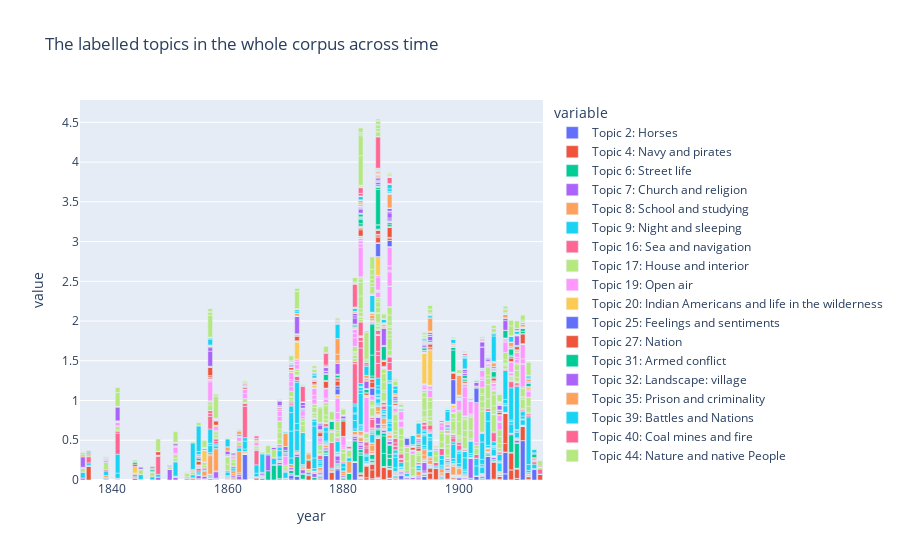

Notebook code for this chart:
### Markdown cell above
### The labelled topics in the whole corpus across time

### Code cell
topics_to_visualize = new_topic_labels


fig = px.bar(
    complete_data_df, 
    x="year", 
    y=topics_to_visualize,
    title="The labelled topics in the whole corpus across time",
    hover_name='book_title',
    hover_data=['authors_sex']
    )
fig.show()

print(csp.plot(fig, filename = "The labelled topics in the whole corpus across time", auto_open=False)) #create a file on plotly chart studio account and a link in this notebook

### Figure 1 — Plotly figure (JSON) as saved in the notebook; plotly's stock layout.template omitted (floating-point values rounded to 4 significant figures; data arrays with more than 128 entries replaced by an {"elided": "..."} marker saying what was removed)
{"data": [{"alignmentgroup": "True", "customdata": {"elided": "266x1 str values"}, "hovertemplate": "<b>%{hovertext}</b><br><br>variable=Topic 2: Horses<br>year=%{x}<br>value=%{y}<br>authors_sex=%{customdata[0]}<extra></extra>", "hovertext": {"elided": "266 str values"}, "legendgroup": "Topic 2: Horses", "marker": {"color": "#636efa", "pattern": {"shape": ""}}, "name": "Topic 2: Horses", "offsetgroup": "Topic 2: Horses", "orientation": "v", "showlegend": true, "textposition": "auto", "type": "bar", "x": {"elided": "266 int values"}, "xaxis": "x", "y": {"elided": "266 float values"}, "yaxis": "y"}, {"alignmentgroup": "True", "customdata": {"elided": "266x1 str values"}, "hovertemplate": "<b>%{hovertext}</b><br><br>variable=Topic 4: Navy and pirates<br>year=%{x}<br>value=%{y}<br>authors_sex=%{customdata[0]}<extra></extra>", "hovertext": {"elided": "266 str values"}, "legendgroup": "Topic 4: Navy and pirates", "marker": {"color": "#EF553B", "pattern": {"shape": ""}}, "name": "Topic 4: Navy and pirates", "offsetgroup": "Topic 4: Navy and pirates", "orientation": "v", "showlegend": true, "textposition": "auto", "type": "bar", "x": {"elided": "266 int values"}, "xaxis": "x", "y": {"elided": "266 float values"}, "yaxis": "y"}, {"alignmentgroup": "True", "customdata": {"elided": "266x1 str values"}, "hovertemplate": "<b>%{hovertext}</b><br><br>variable=Topic 6: Street life<br>year=%{x}<br>value=%{y}<br>authors_sex=%{customdata[0]}<extra></extra>", "hovertext": {"elided": "266 str values"}, "legendgroup": "Topic 6: Street life", "marker": {"color": "#00cc96", "pattern": {"shape": ""}}, "name": "Topic 6: Street life", "offsetgroup": "Topic 6: Street life", "orientation": "v", "showlegend": true, "textposition": "auto", "type": "bar", "x": {"elided": "266 int values"}, "xaxis": "x", "y": {"elided": "266 float values"}, "yaxis": "y"}, {"alignmentgroup": "True", "customdata": {"elided": "266x1 str values"}, "hovertemplate": "<b>%{hovertext}</b><br><br>variable=Topic 7: Church and religion<br>year=%{x}<br>value=%{y}<br>authors_sex=%{customdata[0]}<extra></extra>", "hovertext": {"elided": "266 str values"}, "legendgroup": "Topic 7: Church and religion", "marker": {"color": "#ab63fa", "pattern": {"shape": ""}}, "name": "Topic 7: Church and religion", "offsetgroup": "Topic 7: Church and religion", "orientation": "v", "showlegend": true, "textposition": "auto", "type": "bar", "x": {"elided": "266 int values"}, "xaxis": "x", "y": {"elided": "266 float values"}, "yaxis": "y"}, {"alignmentgroup": "True", "customdata": {"elided": "266x1 str values"}, "hovertemplate": "<b>%{hovertext}</b><br><br>variable=Topic 8: School and studying<br>year=%{x}<br>value=%{y}<br>authors_sex=%{customdata[0]}<extra></extra>", "hovertext": {"elided": "266 str values"}, "legendgroup": "Topic 8: School and studying", "marker": {"color": "#FFA15A", "pattern": {"shape": ""}}, "name": "Topic 8: School and studying", "offsetgroup": "Topic 8: School and studying", "orientation": "v", "showlegend": true, "textposition": "auto", "type": "bar", "x": {"elided": "266 int values"}, "xaxis": "x", "y": {"elided": "266 float values"}, "yaxis": "y"}, {"alignmentgroup": "True", "customdata": {"elided": "266x1 str values"}, "hovertemplate": "<b>%{hovertext}</b><br><br>variable=Topic 9: Night and sleeping<br>year=%{x}<br>value=%{y}<br>authors_sex=%{customdata[0]}<extra></extra>", "hovertext": {"elided": "266 str values"}, "legendgroup": "Topic 9: Night and sleeping", "marker": {"color": "#19d3f3", "pattern": {"shape": ""}}, "name": "Topic 9: Night and sleeping", "offsetgroup": "Topic 9: Night and sleeping", "orientation": "v", "showlegend": true, "textposition": "auto", "type": "bar", "x": {"elided": "266 int values"}, "xaxis": "x", "y": {"elided": "266 float values"}, "yaxis": "y"}, {"alignmentgroup": "True", "customdata": {"elided": "266x1 str values"}, "hovertemplate": "<b>%{hovertext}</b><br><br>variable=Topic 16: Sea and navigation<br>year=%{x}<br>value=%{y}<br>authors_sex=%{customdata[0]}<extra></extra>", "hovertext": {"elided": "266 str values"}, "legendgroup": "Topic 16: Sea and navigation", "marker": {"color": "#FF6692", "pattern": {"shape": ""}}, "name": "Topic 16: Sea and navigation", "offsetgroup": "Topic 16: Sea and navigation", "orientation": "v", "showlegend": true, "textposition": "auto", "type": "bar", "x": {"elided": "266 int values"}, "xaxis": "x", "y": {"elided": "266 float values"}, "yaxis": "y"}, {"alignmentgroup": "True", "customdata": {"elided": "266x1 str values"}, "hovertemplate": "<b>%{hovertext}</b><br><br>variable=Topic 17: House and interior<br>year=%{x}<br>value=%{y}<br>authors_sex=%{customdata[0]}<extra></extra>", "hovertext": {"elided": "266 str values"}, "legendgroup": "Topic 17: House and interior", "marker": {"color": "#B6E880", "pattern": {"shape": ""}}, "name": "Topic 17: House and interior", "offsetgroup": "Topic 17: House and interior", "orientation": "v", "showlegend": true, "textposition": "auto", "type": "bar", "x": {"elided": "266 int values"}, "xaxis": "x", "y": {"elided": "266 float values"}, "yaxis": "y"}, {"alignmentgroup": "True", "customdata": {"elided": "266x1 str values"}, "hovertemplate": "<b>%{hovertext}</b><br><br>variable=Topic 19: Open air<br>year=%{x}<br>value=%{y}<br>authors_sex=%{customdata[0]}<extra></extra>", "hovertext": {"elided": "266 str values"}, "legendgroup": "Topic 19: Open air", "marker": {"color": "#FF97FF", "pattern": {"shape": ""}}, "name": "Topic 19: Open air", "offsetgroup": "Topic 19: Open air", "orientation": "v", "showlegend": true, "textposition": "auto", "type": "bar", "x": {"elided": "266 int values"}, "xaxis": "x", "y": {"elided": "266 float values"}, "yaxis": "y"}, {"alignmentgroup": "True", "customdata": {"elided": "266x1 str values"}, "hovertemplate": "<b>%{hovertext}</b><br><br>variable=Topic 20: Indian Americans and life in the wilderness<br>year=%{x}<br>value=%{y}<br>authors_sex=%{customdata[0]}<extra></extra>", "hovertext": {"elided": "266 str values"}, "legendgroup": "Topic 20: Indian Americans and life in the wilderness", "marker": {"color": "#FECB52", "pattern": {"shape": ""}}, "name": "Topic 20: Indian Americans and life in the wilderness", "offsetgroup": "Topic 20: Indian Americans and life in the wilderness", "orientation": "v", "showlegend": true, "textposition": "auto", "type": "bar", "x": {"elided": "266 int values"}, "xaxis": "x", "y": {"elided": "266 float values"}, "yaxis": "y"}, {"alignmentgroup": "True", "customdata": {"elided": "266x1 str values"}, "hovertemplate": "<b>%{hovertext}</b><br><br>variable=Topic 25: Feelings and sentiments<br>year=%{x}<br>value=%{y}<br>authors_sex=%{customdata[0]}<extra></extra>", "hovertext": {"elided": "266 str values"}, "legendgroup": "Topic 25: Feelings and sentiments", "marker": {"color": "#636efa", "pattern": {"shape": ""}}, "name": "Topic 25: Feelings and sentiments", "offsetgroup": "Topic 25: Feelings and sentiments", "orientation": "v", "showlegend": true, "textposition": "auto", "type": "bar", "x": {"elided": "266 int values"}, "xaxis": "x", "y": {"elided": "266 float values"}, "yaxis": "y"}, {"alignmentgroup": "True", "customdata": {"elided": "266x1 str values"}, "hovertemplate": "<b>%{hovertext}</b><br><br>variable=Topic 27: Nation<br>year=%{x}<br>value=%{y}<br>authors_sex=%{customdata[0]}<extra></extra>", "hovertext": {"elided": "266 str values"}, "legendgroup": "Topic 27: Nation", "marker": {"color": "#EF553B", "pattern": {"shape": ""}}, "name": "Topic 27: Nation", "offsetgroup": "Topic 27: Nation", "orientation": "v", "showlegend": true, "textposition": "auto", "type": "bar", "x": {"elided": "266 int values"}, "xaxis": "x", "y": {"elided": "266 float values"}, "yaxis": "y"}, {"alignmentgroup": "True", "customdata": {"elided": "266x1 str values"}, "hovertemplate": "<b>%{hovertext}</b><br><br>variable=Topic 31: Armed conflict<br>year=%{x}<br>value=%{y}<br>authors_sex=%{customdata[0]}<extra></extra>", "hovertext": {"elided": "266 str values"}, "legendgroup": "Topic 31: Armed conflict", "marker": {"color": "#00cc96", "pattern": {"shape": ""}}, "name": "Topic 31: Armed conflict", "offsetgroup": "Topic 31: Armed conflict", "orientation": "v", "showlegend": true, "textposition": "auto", "type": "bar", "x": {"elided": "266 int values"}, "xaxis": "x", "y": {"elided": "266 float values"}, "yaxis": "y"}, {"alignmentgroup": "True", "customdata": {"elided": "266x1 str values"}, "hovertemplate": "<b>%{hovertext}</b><br><br>variable=Topic 32: Landscape: village<br>year=%{x}<br>value=%{y}<br>authors_sex=%{customdata[0]}<extra></extra>", "hovertext": {"elided": "266 str values"}, "legendgroup": "Topic 32: Landscape: village", "marker": {"color": "#ab63fa", "pattern": {"shape": ""}}, "name": "Topic 32: Landscape: village", "offsetgroup": "Topic 32: Landscape: village", "orientation": "v", "showlegend": true, "textposition": "auto", "type": "bar", "x": {"elided": "266 int values"}, "xaxis": "x", "y": {"elided": "266 float values"}, "yaxis": "y"}, {"alignmentgroup": "True", "customdata": {"elided": "266x1 str values"}, "hovertemplate": "<b>%{hovertext}</b><br><br>variable=Topic 35: Prison and criminality<br>year=%{x}<br>value=%{y}<br>authors_sex=%{customdata[0]}<extra></extra>", "hovertext": {"elided": "266 str values"}, "legendgroup": "Topic 35: Prison and criminality", "marker": {"color": "#FFA15A", "pattern": {"shape": ""}}, "name": "Topic 35: Prison and criminality", "offsetgroup": "Topic 35: Prison and criminality", "orientation": "v", "showlegend": true, "textposition": "auto", "type": "bar", "x": {"elided": "266 int values"}, "xaxis": "x", "y": {"elided": "266 float values"}, "yaxis": "y"}, {"alignmentgroup": "True", "customdata": {"elided": "266x1 str values"}, "hovertemplate": "<b>%{hovertext}</b><br><br>variable=Topic 39: Battles and Nations<br>year=%{x}<br>value=%{y}<br>authors_sex=%{customdata[0]}<extra></extra>", "hovertext": {"elided": "266 str values"}, "legendgroup": "Topic 39: Battles and Nations", "marker": {"color": "#19d3f3", "pattern": {"shape": ""}}, "name": "Topic 39: Battles and Nations", "offsetgroup": "Topic 39: Battles and Nations", "orientation": "v", "showlegend": true, "textposition": "auto", "type": "bar", "x": {"elided": "266 int values"}, "xaxis": "x", "y": {"elided": "266 float values"}, "yaxis": "y"}, {"alignmentgroup": "True", "customdata": {"elided": "266x1 str values"}, "hovertemplate": "<b>%{hovertext}</b><br><br>variable=Topic 40: Coal mines and fire<br>year=%{x}<br>value=%{y}<br>authors_sex=%{customdata[0]}<extra></extra>", "hovertext": {"elided": "266 str values"}, "legendgroup": "Topic 40: Coal mines and fire", "marker": {"color": "#FF6692", "pattern": {"shape": ""}}, "name": "Topic 40: Coal mines and fire", "offsetgroup": "Topic 40: Coal mines and fire", "orientation": "v", "showlegend": true, "textposition": "auto", "type": "bar", "x": {"elided": "266 int values"}, "xaxis": "x", "y": {"elided": "266 float values"}, "yaxis": "y"}, {"alignmentgroup": "True", "customdata": {"elided": "266x1 str values"}, "hovertemplate": "<b>%{hovertext}</b><br><br>variable=Topic 44: Nature and native People<br>year=%{x}<br>value=%{y}<br>authors_sex=%{customdata[0]}<extra></extra>", "hovertext": {"elided": "266 str values"}, "legendgroup": "Topic 44: Nature and native People", "marker": {"color": "#B6E880", "pattern": {"shape": ""}}, "name": "Topic 44: Nature and native People", "offsetgroup": "Topic 44: Nature and native People", "orientation": "v", "showlegend": true, "textposition": "auto", "type": "bar", "x": {"elided": "266 int values"}, "xaxis": "x", "y": {"elided": "266 float values"}, "yaxis": "y"}], "layout": {"barmode": "relative", "legend": {"title": {"text": "variable"}, "tracegroupgap": 0}, "title": {"text": "The labelled topics in the whole corpus across time"}, "xaxis": {"anchor": "y", "domain": [0, 1], "title": {"text": "year"}}, "yaxis": {"anchor": "x", "domain": [0, 1], "title": {"text": "value"}}}}
